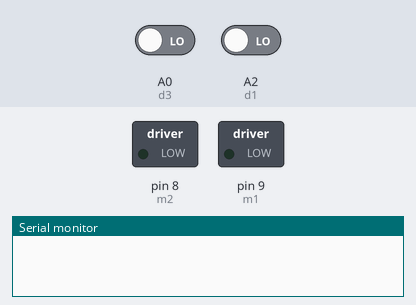
Bench run of a sketch on a simulated Arduino Uno, built with avr-gcc and run on an emulated ATmega328P. Shown: switched loads named in the sketch (green lamp = pin HIGH), the last lines printed to the serial monitor. Dashed ring = blinking. The inputs (shaded band) are chosen by the test bench; at power-on: A0 (d3) LOW, A2 (d1) LOW.

Above: at 1.2 s.
1.3 s: A0 (d3) driven HIGH
At 1.77 s:
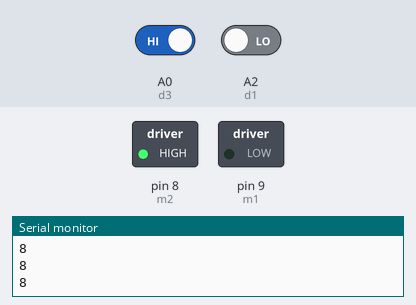
4.3 s: A2 (d1) driven HIGH
At 5.5 s:
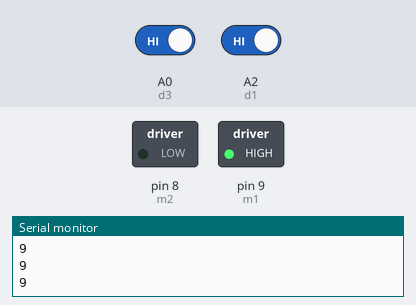
7.3 s: A2 (d1) driven LOW
At 7.46 s:
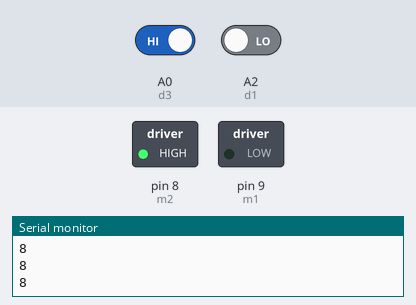
10.3 s: A0 (d3) driven LOW
At 11.4 s:
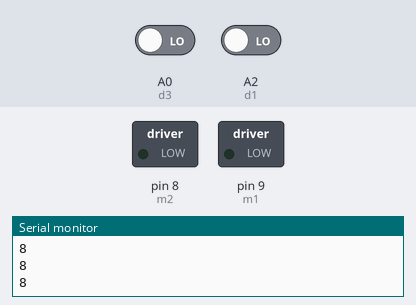
Timing chart, 0 to 12.8 s (numbered marks = the images above; inputs shaded):
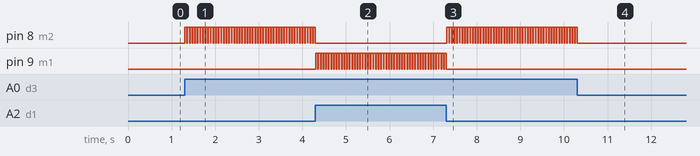

Measured:
- after the input at 1.3 s, pin 8 (m2): alternates HIGH for 0.05 s and LOW for 0.01 s, starting at once
- after the input at 4.3 s, pin 8 (m2): stops changing and stays LOW; pin 9 (m1): alternates HIGH for 0.05 s and LOW for 0.01 s, starting at once
- after the input at 7.3 s, pin 8 (m2): alternates HIGH for 0.05 s and LOW for 0.01 s, starting at once; pin 9 (m1): goes on until 7.3 s, then stays LOW
- after the input at 10.3 s, pin 8 (m2): goes on until 10.3 s, then stays LOW

The sketch:

panner.ino
```cpp
int left = 0;
int right = 0;

int d1 = A2;
int d3 = A0;

int m1 = 9;
int m2 = 8;

int timeMoving = 50;
int timeStop = 0;

void setup()
{
  pinMode(d1, INPUT);
  pinMode(d3, INPUT);

  pinMode(m1, OUTPUT);
  pinMode(m2, OUTPUT);

  Serial.begin(9600);
}

void loop()
{
   left = digitalRead(d1);
   if(left ==1){
      turn(m1, m2);
   }else{
      right = digitalRead(d3);
      if(right ==1){
         turn(m2, m1);
      }
    }
delay(10);


}

void turn(int motorHigh, int motorLow){
  Serial.println(motorHigh);
        digitalWrite(motorHigh, HIGH); //gray
        digitalWrite(motorLow, LOW); //white
        delay(timeMoving);

        digitalWrite(motorHigh, LOW); //gray
        digitalWrite(motorLow, LOW); //white
        delay(timeStop);

}
```
